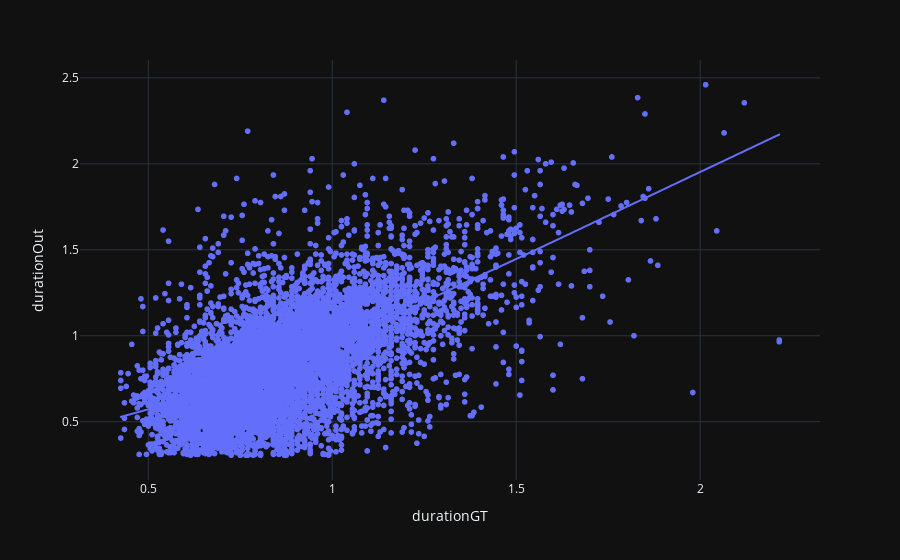

Write notebook code for a chart like this one.
### Code cell
px.scatter(allTablesOut[allTablesOut.tp],x="durationGT",y="durationOut",trendline="lowess")

### Figure 1 — Plotly figure (JSON) as saved in the notebook; plotly's stock layout.template omitted (floating-point values rounded to 4 significant figures; data arrays with more than 128 entries replaced by an {"elided": "..."} marker saying what was removed)
{"data": [{"hovertemplate": "durationGT=%{x}<br>durationOut=%{y}<extra></extra>", "legendgroup": "", "marker": {"color": "#636efa", "symbol": "circle"}, "mode": "markers", "name": "", "showlegend": false, "x": {"elided": "8139 float values"}, "xaxis": "x", "y": {"elided": "8139 float values"}, "yaxis": "y", "type": "scattergl"}, {"hovertemplate": "<b>LOWESS trendline</b><br><br>durationGT=%{x}<br>durationOut=%{y} <b>(trend)</b><extra></extra>", "legendgroup": "", "marker": {"color": "#636efa", "symbol": "circle"}, "mode": "lines", "name": "", "showlegend": false, "x": {"elided": "8139 float values"}, "xaxis": "x", "y": {"elided": "8139 float values"}, "yaxis": "y", "type": "scattergl"}], "layout": {"xaxis": {"anchor": "y", "domain": [0.0, 1.0], "title": {"text": "durationGT"}}, "yaxis": {"anchor": "x", "domain": [0.0, 1.0], "title": {"text": "durationOut"}}, "legend": {"tracegroupgap": 0}, "margin": {"t": 60}}}
